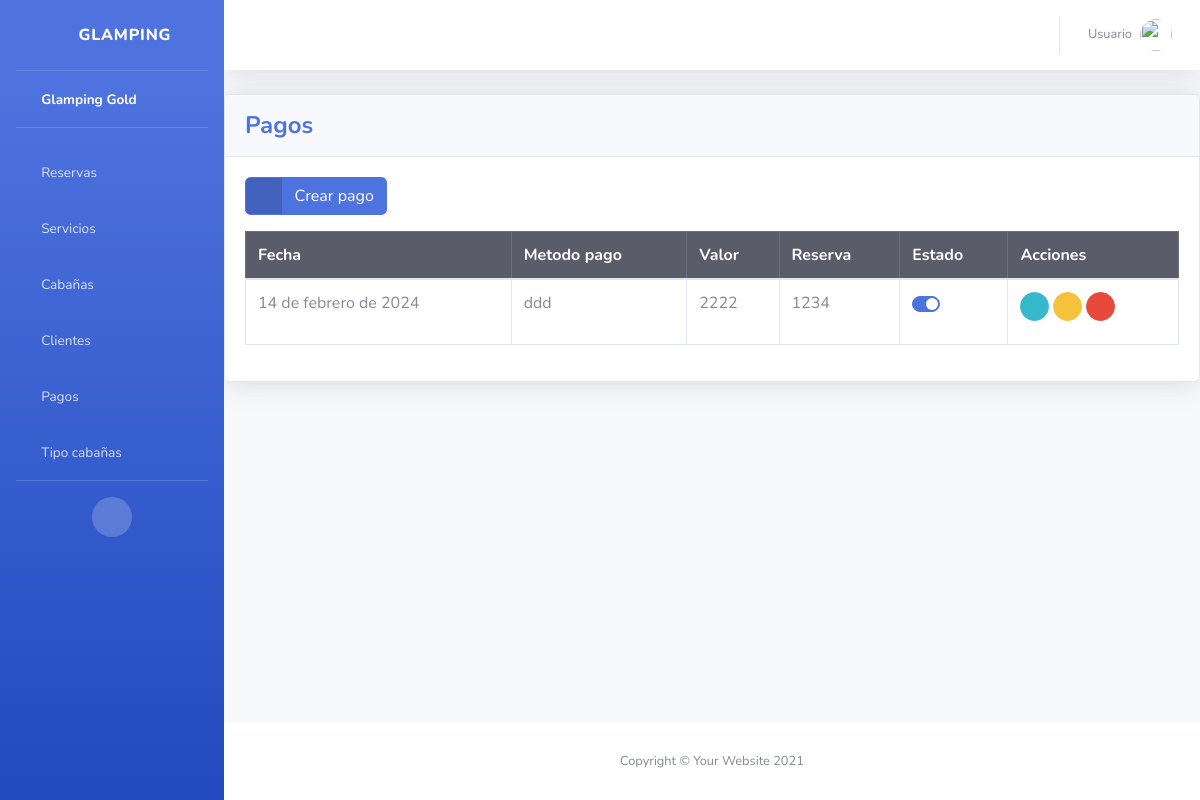
Before: /pagos/ with the older database file.
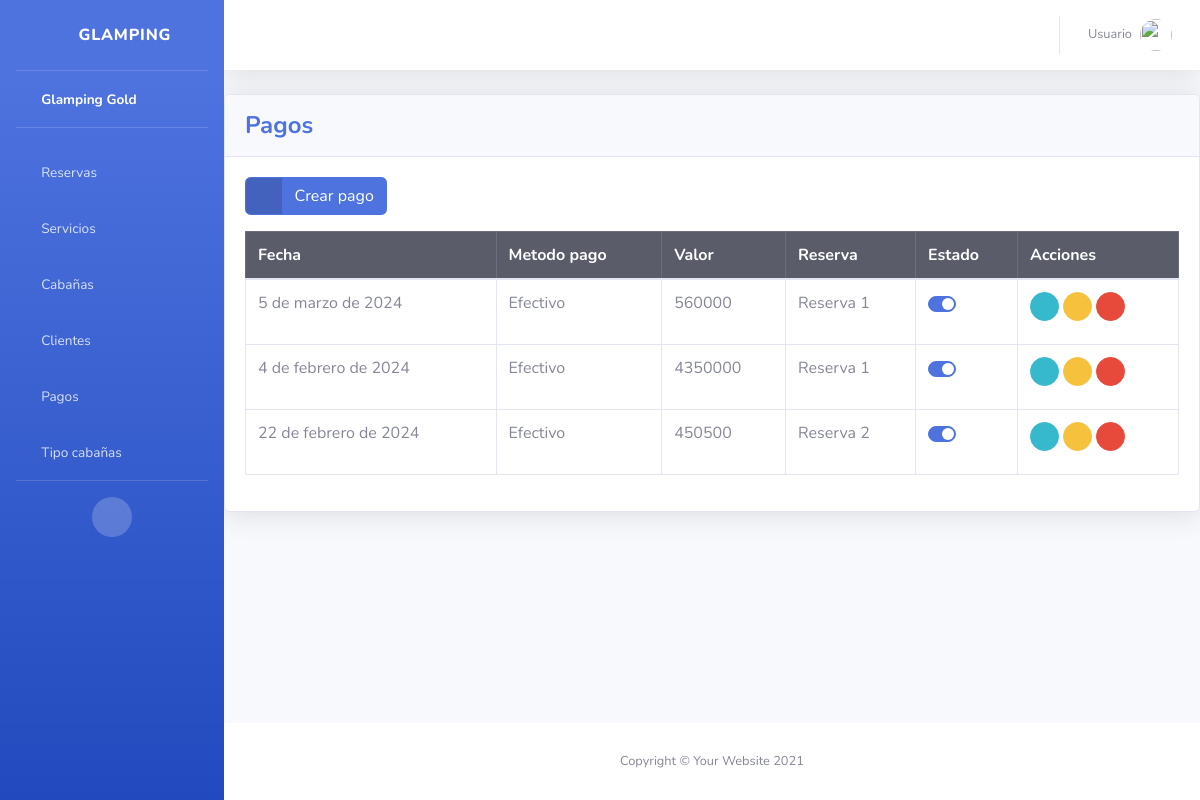
After: the same page with the newer database file.
### pagos/models.py (models this page shows, shortened)
class Pago(models.Model):
    fecha = models.DateField( )
    metodo_pago = models.CharField(max_length=200)
    valor = models.IntegerField( )
    status = models.BooleanField(default=True)
    reserva = models.ForeignKey('reservas.Reserva', on_delete= models.DO_NOTHING)

### reservas/models.py (models this page shows)
class Reserva(models.Model):
    coder = models.CharField(max_length=255)
    fecha_reserva = models.DateField()
    fecha_inicio = models.DateField()
    fecha_fin = models.DateField()
    valor = models.IntegerField()
    cliente = models.ForeignKey('cliente.Cliente', on_delete= models.DO_NOTHING)
    def __str__(self):
        return self.coder

### pagos/views.py (the view)
# urls.py: path('pagos/', include('pagos.urls'))
def pagos(request):
    pagos_list = Pago.objects.all()
    return render(request, 'pagos/index.html', {'pagos_list': pagos_list})

### templates/pagos/index.html (shortened to what this page needs)
{% extends 'base.html' %}
{% block content %}
<div class="card shadow mb-4">
    <div class="card-header py-3">
        <h4 class="m-0 font-weight-bold text-primary">Pagos</h4>
    </div>
    <div class="card-body">
        <div class="table-responsive">
            <a href=" {% url 'create_pagos' %} " class="btn btn-primary btn-icon-split mb-3">
                <span class="icon text-white-50">
                    <i class="fas fa-plus"></i>
                </span>
                <span class="text">Crear pago</span>
            </a>
            <table class="table table-bordered" id="dataTable" width="100%" cellspacing="0">
                <thead class="table-dark">
                    <tr>
                        <th>Fecha</th>
                        <th>Metodo pago</th>
                        <th>Valor</th>
                        <th>Reserva</th>
                        <th>Estado</th>
                        <th>Acciones</th>
                    </tr>
                </thead>
                <tbody>
                    {% for pago in pagos_list %}
                    <tr>
                    <td>{{ pago.fecha }}</td>
                    <td>{{ pago.metodo_pago }}</td>
                    <td>{{ pago.valor }}</td>
                    <td>{{ pago.reserva }}</td>
                    <td>
                        <form action="{% url 'pago_status' pago.id %}" method="POST">
                            <div class="custom-control custom-switch">
                            </div>
                        </form>
                    </td>
                    <td>
                        <a href="" class="btn btn-info btn-circle btn-sm" data-bs-toggle="modal" data-bs-target="#modalId" data-pago-id="{{ pago.id }}">
                            <i class="fas fa-info-circle"></i>
                        </a>
                        <a href="{% url 'edit_pago' pago.id %}" class="btn btn-warning btn-circle btn-sm">
                            <i class="fas fa-edit"></i>
                        </a>
                        <a href="{% url 'delete_pago' pago.id %}" class="deleteBtn btn btn-danger btn-circle btn-sm">
                            <i class="fas fa-trash"></i>
                        </a>
                    </tr>
                    {% endfor %}
                </tbody>
            </table>
        </div>
    </div>
</div>
{%endblock%}

Changed rows visible on the page:
removed Pago: fecha "14 de febrero de 2024", metodo_pago "ddd", valor "2222", reserva "1234"
added Pago: fecha "5 de marzo de 2024", metodo_pago "Efectivo", valor "560000", reserva "Reserva 1"
added Pago: fecha "4 de febrero de 2024", metodo_pago "Efectivo", valor "4350000", reserva "Reserva 1"
added Pago: fecha "22 de febrero de 2024", metodo_pago "Efectivo", valor "450500", reserva "Reserva 2"
